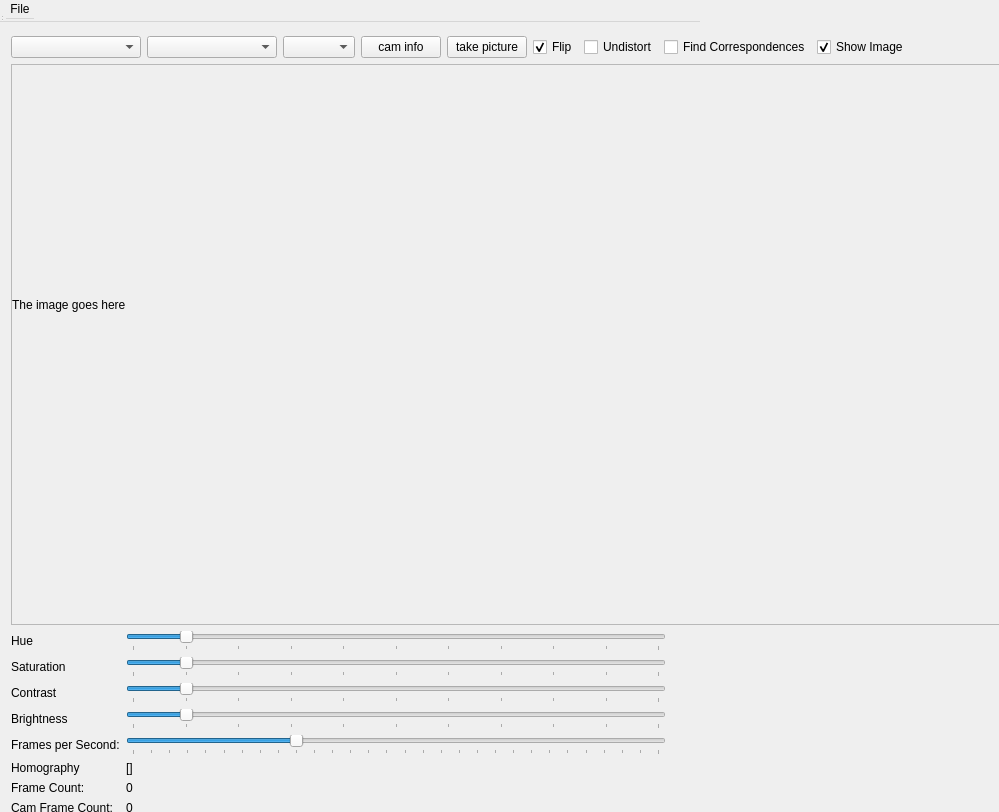
<?xml version="1.0" encoding="UTF-8"?>
<ui version="4.0">
 <class>CameraWindow</class>
 <widget class="QWidget" name="CameraWindow">
  <property name="geometry">
   <rect>
    <x>0</x>
    <y>0</y>
    <width>999</width>
    <height>812</height>
   </rect>
  </property>
  <property name="sizePolicy">
   <sizepolicy hsizetype="Expanding" vsizetype="Expanding">
    <horstretch>0</horstretch>
    <verstretch>0</verstretch>
   </sizepolicy>
  </property>
  <property name="windowTitle">
   <string>Anaranjado!</string>
  </property>
  <property name="windowIcon">
   <iconset>
    <normaloff>anaranjado_icon.svg</normaloff>anaranjado_icon.svg</iconset>
  </property>
  <property name="documentMode" stdset="0">
   <bool>true</bool>
  </property>
  <widget class="QWidget" name="centralWidget">
   <property name="geometry">
    <rect>
     <x>0</x>
     <y>25</y>
     <width>1223</width>
     <height>801</height>
    </rect>
   </property>
   <property name="sizePolicy">
    <sizepolicy hsizetype="Expanding" vsizetype="Expanding">
     <horstretch>0</horstretch>
     <verstretch>0</verstretch>
    </sizepolicy>
   </property>
   <layout class="QVBoxLayout" name="verticalLayout">
    <item>
     <layout class="QVBoxLayout" name="verticalLayout_2" stretch="0,0,0">
      <property name="sizeConstraint">
       <enum>QLayout::SetNoConstraint</enum>
      </property>
      <item>
       <layout class="QHBoxLayout" name="horizontalLayout">
        <item>
         <widget class="QComboBox" name="video_device">
          <property name="minimumSize">
           <size>
            <width>130</width>
            <height>0</height>
           </size>
          </property>
          <item>
           <property name="text">
            <string/>
           </property>
          </item>
          <item>
           <property name="text">
            <string>/dev/video0</string>
           </property>
          </item>
          <item>
           <property name="text">
            <string>/dev/video1</string>
           </property>
          </item>
          <item>
           <property name="text">
            <string>/dev/video2</string>
           </property>
          </item>
          <item>
           <property name="text">
            <string>/dev/video3</string>
           </property>
          </item>
         </widget>
        </item>
        <item>
         <widget class="QComboBox" name="camera_name">
          <property name="minimumSize">
           <size>
            <width>130</width>
            <height>0</height>
           </size>
          </property>
          <item>
           <property name="text">
            <string/>
           </property>
          </item>
          <item>
           <property name="text">
            <string>elp1_left</string>
           </property>
          </item>
          <item>
           <property name="text">
            <string>elp1_right</string>
           </property>
          </item>
         </widget>
        </item>
        <item>
         <widget class="QComboBox" name="resolutions_combo_box"/>
        </item>
        <item>
         <widget class="QPushButton" name="webcamButton">
          <property name="text">
           <string>cam info</string>
          </property>
         </widget>
        </item>
        <item>
         <widget class="QPushButton" name="take_picture_button">
          <property name="text">
           <string>take picture</string>
          </property>
         </widget>
        </item>
        <item>
         <widget class="QCheckBox" name="flip_checkbox">
          <property name="text">
           <string>Flip</string>
          </property>
          <property name="checked">
           <bool>true</bool>
          </property>
          <property name="tristate">
           <bool>false</bool>
          </property>
         </widget>
        </item>
        <item>
         <widget class="QCheckBox" name="undistort_checkbox">
          <property name="text">
           <string>Undistort</string>
          </property>
          <property name="checked">
           <bool>false</bool>
          </property>
          <property name="tristate">
           <bool>false</bool>
          </property>
         </widget>
        </item>
        <item>
         <widget class="QCheckBox" name="find_correspondences_checkbox">
          <property name="text">
           <string>Find Correspondences</string>
          </property>
          <property name="checked">
           <bool>false</bool>
          </property>
          <property name="tristate">
           <bool>false</bool>
          </property>
         </widget>
        </item>
        <item>
         <widget class="QCheckBox" name="show_image_checkbox">
          <property name="text">
           <string>Show Image</string>
          </property>
          <property name="checked">
           <bool>true</bool>
          </property>
          <property name="tristate">
           <bool>false</bool>
          </property>
         </widget>
        </item>
        <item>
         <spacer name="horizontalSpacer">
          <property name="orientation">
           <enum>Qt::Horizontal</enum>
          </property>
          <property name="sizeHint" stdset="0">
           <size>
            <width>40</width>
            <height>20</height>
           </size>
          </property>
         </spacer>
        </item>
        <item>
         <widget class="QPushButton" name="routesButton">
          <property name="text">
           <string>Routes</string>
          </property>
         </widget>
        </item>
       </layout>
      </item>
      <item>
       <widget class="QScrollArea" name="scrollArea">
        <property name="verticalScrollBarPolicy">
         <enum>Qt::ScrollBarAsNeeded</enum>
        </property>
        <property name="horizontalScrollBarPolicy">
         <enum>Qt::ScrollBarAsNeeded</enum>
        </property>
        <property name="widgetResizable">
         <bool>false</bool>
        </property>
        <widget class="QWidget" name="scroll_area_contents">
         <property name="geometry">
          <rect>
           <x>0</x>
           <y>0</y>
           <width>640</width>
           <height>480</height>
          </rect>
         </property>
         <property name="sizePolicy">
          <sizepolicy hsizetype="Fixed" vsizetype="Fixed">
           <horstretch>0</horstretch>
           <verstretch>0</verstretch>
          </sizepolicy>
         </property>
         <layout class="QHBoxLayout" name="horizontalLayout_10">
          <property name="spacing">
           <number>0</number>
          </property>
          <property name="leftMargin">
           <number>0</number>
          </property>
          <property name="topMargin">
           <number>0</number>
          </property>
          <property name="rightMargin">
           <number>0</number>
          </property>
          <property name="bottomMargin">
           <number>0</number>
          </property>
          <item>
           <widget class="QLabel" name="display_image">
            <property name="minimumSize">
             <size>
              <width>640</width>
              <height>480</height>
             </size>
            </property>
            <property name="text">
             <string>The image goes here</string>
            </property>
           </widget>
          </item>
         </layout>
        </widget>
       </widget>
      </item>
      <item>
       <layout class="QGridLayout" name="gridLayout_4">
        <item row="5" column="0">
         <widget class="QLabel" name="homography_label_2">
          <property name="text">
           <string>Frames per Second:</string>
          </property>
         </widget>
        </item>
        <item row="0" column="0">
         <widget class="QLabel" name="homography_label_5">
          <property name="text">
           <string>Hue</string>
          </property>
         </widget>
        </item>
        <item row="6" column="0">
         <widget class="QLabel" name="homography_label">
          <property name="text">
           <string>Homography</string>
          </property>
         </widget>
        </item>
        <item row="0" column="2">
         <spacer name="horizontalSpacer_8">
          <property name="orientation">
           <enum>Qt::Horizontal</enum>
          </property>
          <property name="sizeHint" stdset="0">
           <size>
            <width>40</width>
            <height>20</height>
           </size>
          </property>
         </spacer>
        </item>
        <item row="5" column="1">
         <widget class="QSlider" name="frames_per_second_slider">
          <property name="minimum">
           <number>1</number>
          </property>
          <property name="maximum">
           <number>30</number>
          </property>
          <property name="value">
           <number>10</number>
          </property>
          <property name="sliderPosition">
           <number>10</number>
          </property>
          <property name="orientation">
           <enum>Qt::Horizontal</enum>
          </property>
          <property name="tickPosition">
           <enum>QSlider::TicksBelow</enum>
          </property>
          <property name="tickInterval">
           <number>1</number>
          </property>
         </widget>
        </item>
        <item row="3" column="0">
         <widget class="QLabel" name="homography_label_4">
          <property name="text">
           <string>Contrast</string>
          </property>
         </widget>
        </item>
        <item row="2" column="0">
         <widget class="QLabel" name="homography_label_6">
          <property name="text">
           <string>Saturation</string>
          </property>
         </widget>
        </item>
        <item row="7" column="0">
         <widget class="QLabel" name="frame_count_label">
          <property name="text">
           <string>Frame Count:</string>
          </property>
         </widget>
        </item>
        <item row="2" column="1">
         <widget class="QSlider" name="saturation_slider">
          <property name="minimum">
           <number>0</number>
          </property>
          <property name="maximum">
           <number>100</number>
          </property>
          <property name="value">
           <number>10</number>
          </property>
          <property name="sliderPosition">
           <number>10</number>
          </property>
          <property name="orientation">
           <enum>Qt::Horizontal</enum>
          </property>
          <property name="tickPosition">
           <enum>QSlider::TicksBelow</enum>
          </property>
          <property name="tickInterval">
           <number>10</number>
          </property>
         </widget>
        </item>
        <item row="3" column="1">
         <widget class="QSlider" name="contrast_slider">
          <property name="minimum">
           <number>0</number>
          </property>
          <property name="maximum">
           <number>100</number>
          </property>
          <property name="value">
           <number>10</number>
          </property>
          <property name="sliderPosition">
           <number>10</number>
          </property>
          <property name="orientation">
           <enum>Qt::Horizontal</enum>
          </property>
          <property name="tickPosition">
           <enum>QSlider::TicksBelow</enum>
          </property>
          <property name="tickInterval">
           <number>10</number>
          </property>
         </widget>
        </item>
        <item row="4" column="0">
         <widget class="QLabel" name="homography_label_3">
          <property name="text">
           <string>Brightness</string>
          </property>
         </widget>
        </item>
        <item row="6" column="1" colspan="2">
         <widget class="QLabel" name="homography_text">
          <property name="text">
           <string>[]</string>
          </property>
         </widget>
        </item>
        <item row="4" column="1">
         <widget class="QSlider" name="brightness_slider">
          <property name="minimum">
           <number>0</number>
          </property>
          <property name="maximum">
           <number>100</number>
          </property>
          <property name="value">
           <number>10</number>
          </property>
          <property name="sliderPosition">
           <number>10</number>
          </property>
          <property name="orientation">
           <enum>Qt::Horizontal</enum>
          </property>
          <property name="tickPosition">
           <enum>QSlider::TicksBelow</enum>
          </property>
          <property name="tickInterval">
           <number>10</number>
          </property>
         </widget>
        </item>
        <item row="7" column="1">
         <widget class="QLabel" name="frame_count_text">
          <property name="text">
           <string>0</string>
          </property>
         </widget>
        </item>
        <item row="0" column="1">
         <widget class="QSlider" name="hue_slider">
          <property name="minimum">
           <number>0</number>
          </property>
          <property name="maximum">
           <number>100</number>
          </property>
          <property name="value">
           <number>10</number>
          </property>
          <property name="sliderPosition">
           <number>10</number>
          </property>
          <property name="orientation">
           <enum>Qt::Horizontal</enum>
          </property>
          <property name="tickPosition">
           <enum>QSlider::TicksBelow</enum>
          </property>
          <property name="tickInterval">
           <number>10</number>
          </property>
         </widget>
        </item>
        <item row="8" column="0">
         <widget class="QLabel" name="cam_frame_count_label">
          <property name="text">
           <string>Cam Frame Count:</string>
          </property>
         </widget>
        </item>
        <item row="8" column="1">
         <widget class="QLabel" name="cam_frame_count_text">
          <property name="text">
           <string>0</string>
          </property>
         </widget>
        </item>
       </layout>
      </item>
     </layout>
    </item>
   </layout>
  </widget>
  <widget class="QMenuBar" name="menuBar">
   <property name="geometry">
    <rect>
     <x>0</x>
     <y>0</y>
     <width>700</width>
     <height>22</height>
    </rect>
   </property>
   <widget class="QMenu" name="menuAnaranjado">
    <property name="title">
     <string>File</string>
    </property>
    <addaction name="actionExit"/>
   </widget>
   <addaction name="menuAnaranjado"/>
  </widget>
  <widget class="QToolBar" name="mainToolBar">
   <property name="geometry">
    <rect>
     <x>0</x>
     <y>0</y>
     <width>8</width>
     <height>17</height>
    </rect>
   </property>
  </widget>
  <widget class="QStatusBar" name="statusBar">
   <property name="geometry">
    <rect>
     <x>0</x>
     <y>0</y>
     <width>3</width>
     <height>22</height>
    </rect>
   </property>
  </widget>
  <widget class="QToolBar" name="toolBar">
   <property name="geometry">
    <rect>
     <x>0</x>
     <y>0</y>
     <width>8</width>
     <height>17</height>
    </rect>
   </property>
   <property name="windowTitle">
    <string>toolBar</string>
   </property>
  </widget>
  <action name="actionExit">
   <property name="text">
    <string>Exit</string>
   </property>
   <property name="shortcut">
    <string>Ctrl+Q</string>
   </property>
  </action>
 </widget>
 <layoutdefault spacing="6" margin="11"/>
 <resources/>
 <connections/>
</ui>
